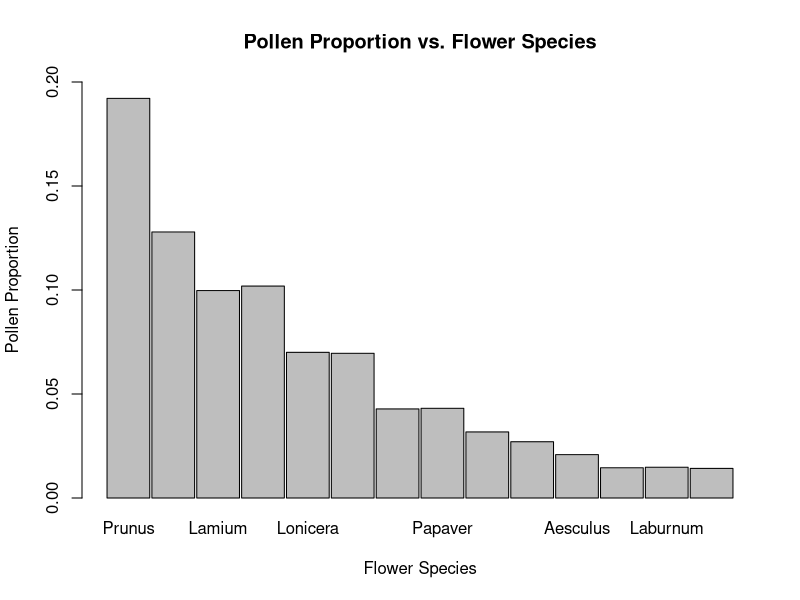

Source code (R):
## ---- chunk 1
knitr::opts_chunk$set(echo = TRUE)
## ---- chunk 2
bee_data <- read.csv("bee_data.csv", sep = ',', header = TRUE, stringsAsFactors = TRUE)
bee_data
head(bee_data)
df_bee_data <- data.frame(bee_data)
## ---- chunk 3
Prunus <- (bee_data$P_Prunus.group)
Prunus
Brassicaceae <- (bee_data$P_Brassicaceae)
Brassicaceae
Lamium <- (bee_data$P_Lamium)
Lamium
Acer <- (bee_data$P_Acer)
Acer
Lonicera <- (bee_data$P_Lonicera)
Lonicera
Salix <- (bee_data$P_Salix)
Salix
Prunus_Group_B <- sample(bee_data$P_Prunus.groupB)
Prunus_Group_B
Papaver <- (bee_data$P_Papaver)
Papaver
Cytisus <- (bee_data$P_Cytisus)
Cytisus
Trifolium_repens <- (bee_data$P_Trifolium.repens.group)
Trifolium_repens
Aesculus <- (bee_data$P_Aesculus)
Aesculus
Pulmonaria_Group <- (bee_data$P_Pulmonaria.group)
Pulmonaria_Group
Laburnum <- (bee_data$P_Laburnum)
Laburnum
Phacelia <- (bee_data$P_Phacelia)
Phacelia
## ---- chunk 4
mean(Prunus)
mean(Brassicaceae)
mean(Lamium)
mean(Acer)
mean(Lonicera)
mean(Salix)
mean(Prunus_Group_B)
mean(Papaver)
mean(Cytisus)
mean(Trifolium_repens)
mean(Aesculus)
mean(Pulmonaria_Group)
mean(Laburnum)
mean(Phacelia)
## ---- chunk 5
total_species_count <- (mean(Phacelia) + mean(Laburnum) + mean(Pulmonaria_Group) + mean(Aesculus) + mean(Cytisus) + mean(Papaver) + mean(Prunus_Group_B) + mean(Salix) + mean(Lonicera) + mean(Acer) + mean(Lamium) + mean(Brassicaceae) + mean(Prunus))
total_species_count
percentage_Phacelia<- (mean(Phacelia) / total_species_count)
percentage_Phacelia
percentage_Laburnum <- (mean(Laburnum) / total_species_count)
percentage_Laburnum
percentage_Pulmonaria_Group <- (mean(Pulmonaria_Group) / total_species_count)
percentage_Pulmonaria_Group
percentage_Aesculus <- (mean(Aesculus) / total_species_count)
percentage_Aesculus
percentage_Trifolium_repens <- (mean(Trifolium_repens) / total_species_count)
percentage_Trifolium_repens
percentage_Cytisus <- (mean(Cytisus) / total_species_count)
percentage_Cytisus
percentage_Papaver <- (mean(Papaver) / total_species_count)
percentage_Papaver
percentage_Prunus_Group_B <- (mean(Prunus_Group_B) / total_species_count)
percentage_Prunus_Group_B
percentage_Salix <- (mean(Salix) / total_species_count)
percentage_Salix
percentage_Lonicera <- (mean(Lonicera) / total_species_count)
percentage_Lonicera
percentage_Acer <- (mean(Acer) / total_species_count)
percentage_Acer
percentage_Lamium <- (mean(Lamium) / total_species_count)
percentage_Lamium
percentage_Brassicaceae <- (mean(Brassicaceae) / total_species_count)
percentage_Brassicaceae
percentage_Prunus <- (mean(Prunus) / total_species_count)
percentage_Prunus
## ---- chunk 6
means <- c(mean(Prunus), mean(Brassicaceae), mean(Lamium), mean(Acer), mean(Lonicera), mean(Salix), mean(Prunus_Group_B), mean(Papaver), mean(Cytisus), mean(Trifolium_repens), mean(Aesculus), mean(Pulmonaria_Group), mean(Laburnum), mean(Phacelia))
Flower_species <- c("Prunus", "Brassicaceae", "Lamium", "Acer", "Lonicera", "Salix", "Prunus_Group_B", "Papaver", "Cytisus", "Trifolium_repens", "Aesculus", "Pulmonaria_Group", "Laburnum", "Phacelia")
Flower_species
means
barplot(means, ylim = c(0.00, 0.20), names.arg = Flower_species, space = 0.05, xlab = "Flower Species", ylab = "Pollen Proportion", main = "Pollen Proportion vs. Flower Species")
#I want to add names.arg = Flower_species after c(0.00, 0.20) but R is telling me it's an incorrect number of names even though I have counted 14 means and 14 species names
